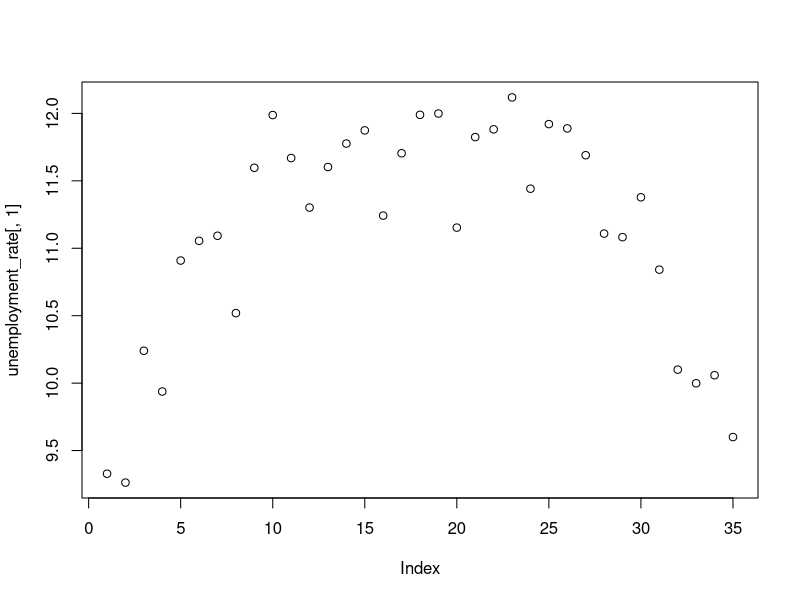
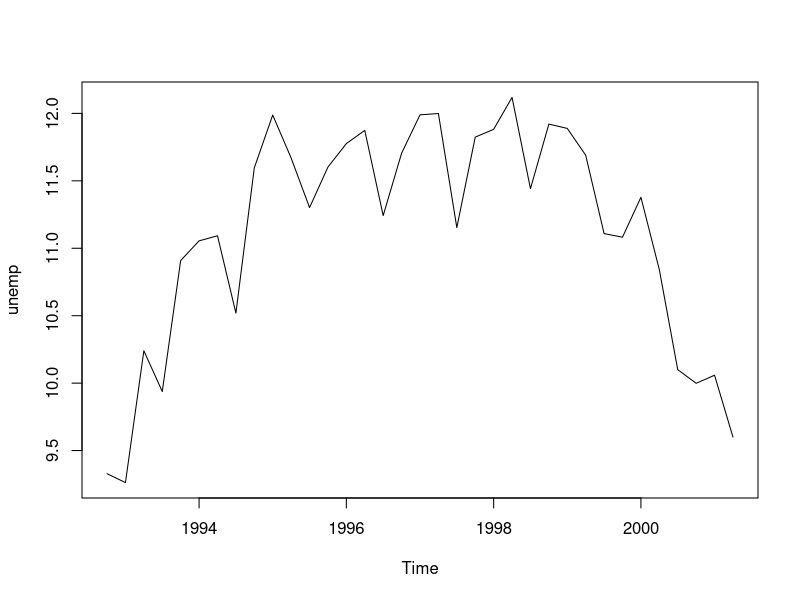
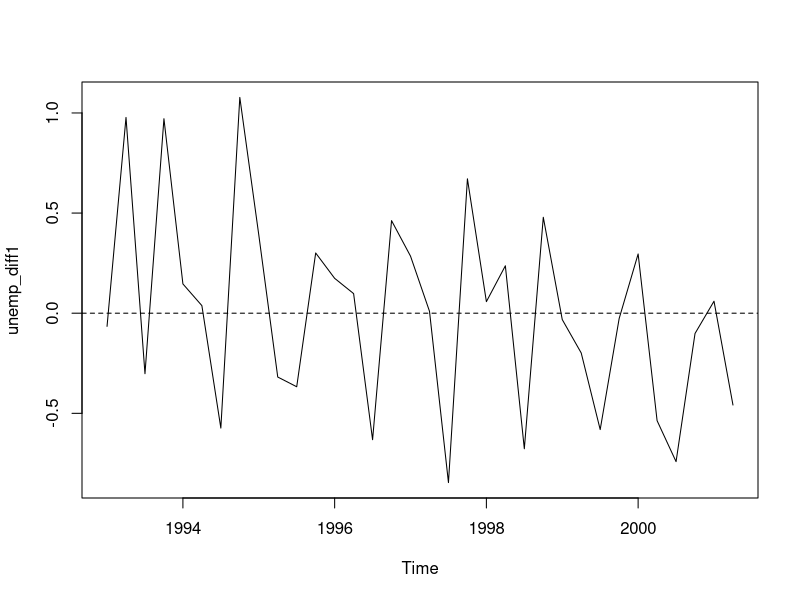
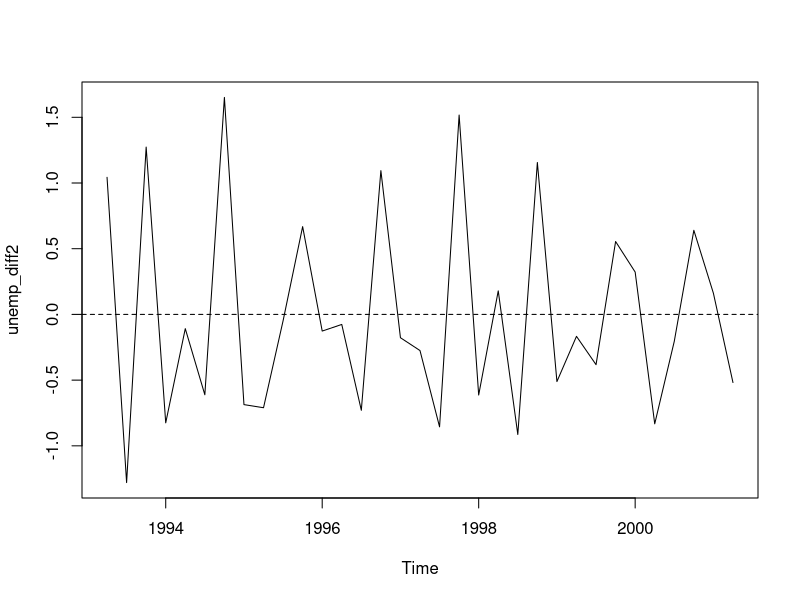
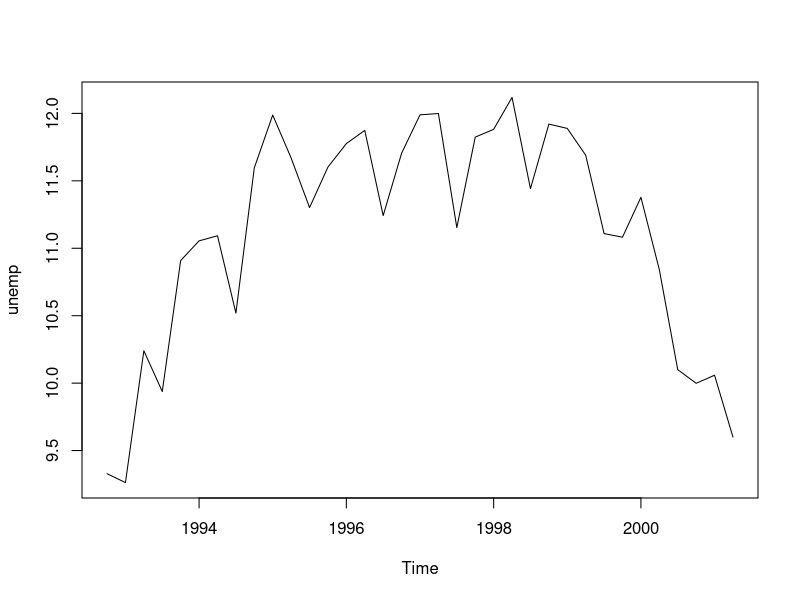

Write R code to recreate these figures, in order. (Note: this script raises an error after producing the figures.)
################################################################################
#               Laboratorio Serie Storiche Economiche
#                          Giulio Fantuzzi
#
#ABOUT DATA: serie storica del tasso di disoccupazione in veneto (Unemployment) 
#            misura trimestrale a partire dal 4 trimestre del 1992
################################################################################

#------------------------------------------------------------------
#Importo i dati con la funzione read.table
unemployment_rate <- read.table("data/fig.2_1.dat", header=FALSE)
#------------------------------------------------------------------

#------------------------------------------------------------------
#1)Plotto la prima(e unica colonna)
plot(unemployment_rate[,1])
#NOTA: però nelle ascisse ci sono gli indici...non il tempo!Quindi?
#2)Non estraggo la colonna, ma creo un oggetto di tipo TimeSeries
unemp <- ts(unemployment_rate[,1], start=c(1992,4), freq=4)
class(unemp) #unemp è di tipo/classe ts
plot(unemp)
#NOTA: vediamo che ora nelle ascisse ci sono gli anni (freq. trimestrale)
#------------------------------------------------------------------

#------------------------------------------------------------------
#Differenze prime (sono alla base di criterio per regressione)
unemp_diff1 <- diff(unemp)
#NOTA: se unemp era aveva n elementi, le differenze prime ne hanno n-1
plot(unemp_diff1)
abline(0,0, lt=2)#faccio sta linea orizzontale per far vedere che le diff man mano decrescono
class(unemp_diff1) #essendo unemp di classe ts, anche le differenze prime lo sono!
#Differenza delle differenze prime (CHE E' DIVERSA DALLA DIFFERENZA SECONDA)
unemp_diff2 <- diff(diff(unemp))
#NOTA: qui avrò n-2 elementi
plot(unemp_diff2)
abline(0,0, lt=2)
#NB: al contrario di prima, le diff non stanno decrescendo. Vanno sopra e sotto
#    la retta orizzontale...ma ciò dipende dalla variabilità dei dati...
#    possiamo vedere questo andamento come costante
#    --->allora per criterio diff, il poly di regressione sarà di grado2
#------------------------------------------------------------------

#------------------------------------------------------------------
#Vediamo ora un modo più veloce per trovare il polinomio di regressione
#Costruiamo innanzitutto il vettore degli indici (è il vettore "p" della teoria)
ttrend <- 1:length(unemp)

#caso1: polinomio di grado 1
polymod1 <- lm(unemp ~ ttrend) #oggetto di tipo lm
summary(polymod1)$adj.r.squared
#NB: in questo caso avrei un indice R2 corretto pari a -0.0188 (SCHIFO!)

#caso2: polinomio di grado 2
polymod2 <- lm(unemp ~ ttrend + I(ttrend^2)) #aggiungo un regressore(cioè grado)
summary(polymod2)$adj.r.squared
#NB: in questo caso R2 corretto pari a 0.82287 (BENE!)

#caso3: polinomio di grado 3
polymod3 <- lm(unemp ~ ttrend + I(ttrend^2)+I(ttrend^3))
summary(polymod3)$adj.r.squared
#NB: in questo caso R2 corretto pari a 0.8172
# Esso è < di prima...quindi poly di regressione sarà di grado 2

#NOTA: come visto nella teoria, si usa l'R2 corretto e non l'R2:
#infatti R2 aumenta se aumenta il grado, quindi non ci sarebbe utile!

#Ora che so quale polinomio usare, posso fare 2 cose:
#(1)--> plottare la ts e sovrapporci il polinomio
plot(unemp) #la serie storica di partenza
#(2)--> costruirmi il vettore degli y teorici
unemp.hat <- ts(fitted(polymod2), start=c(1992,4), freq=4)
#(3)-->sovrappongo alla serie storica il polinomio di regressione
lines(un.hat, col="red", lty=2) #il polinomio di regressione
#(4)-->Mi ricavo i residui
res<- unemp -unemp.hat 
#------------------------------------------------------------------
#OSSERVAZIONE BONUS
#Una serie può essere scomposta: trend+ stagionalità+ciclo+ errore casuale
plot(unemp)
#E' banale vedere che non è stazionaria. Posso detrendizzarla:
plot(unemp - fitted(polymod2))
#NOTA: senza fare unemp-fitted(polymod), potevo direttamente plottare i residui
#aggiungiamo residui sul grafico che c'era già, così da dimostrare che si sovrappone perfettamente
lines(res, col=r)
#La serie detrendizzata sembra già più stazionaria
#bisognerebbe però anche vedere le altre componenti (es stagionalità)
